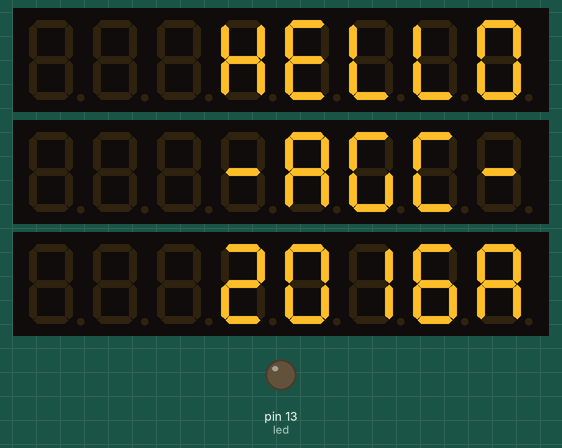
Simulated run of this sketch. Board: Arduino Uno, built with avr-gcc and run on an emulated ATmega328P. On the bench: 3 × 8-digit seven-segment display, output pins drawn as LEDs (lit = HIGH).

Above: at 3.7 s.
At 4.9 s:
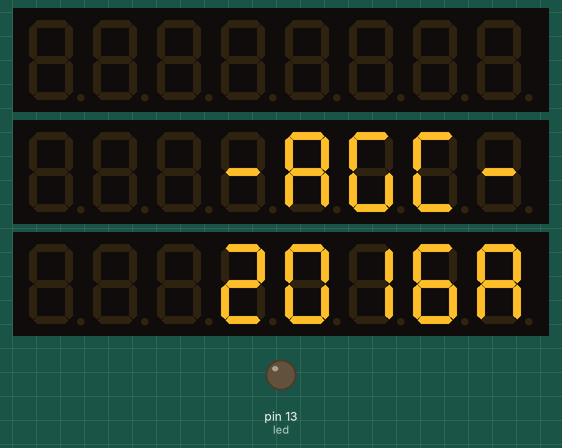
At 6.2 s:
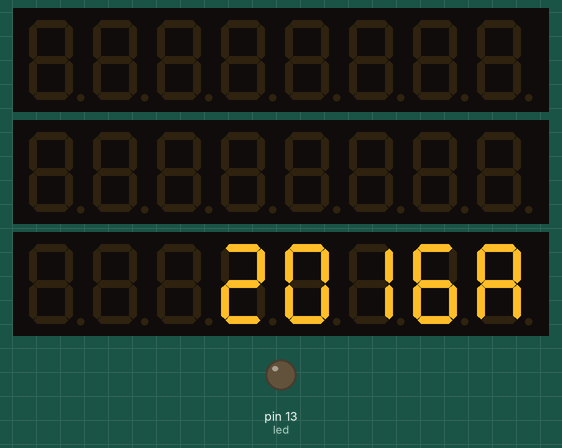
At 29.7 s:
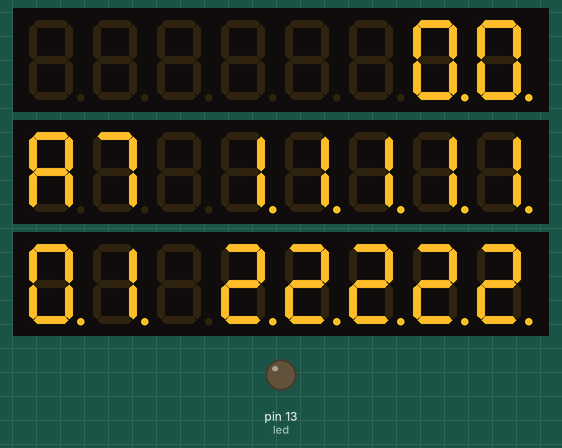
Timing chart, 0 to 40.0 s (numbered marks = the images above):
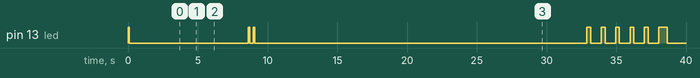

The sketch:

DSKYTEST1.ino
```cpp
//We always have to include the library
#include "LedControl.h"

/*
 Now we need a LedControl to work with.
 ***** These pin numbers will probably not work with your hardware *****
 pin 12 is connected to the DataIn
 pin 11 is connected to the CLK
 pin 10 is connected to LOAD
 We have only a single MAX72XX.
 */
//LedControl lc=LedControl(12,11,10,1);
/*changed pins for teensey 3.0
 pin 16 is connected to the DataIn
 pin 17 is connected to the CLK
 pin 18 is connected to LOAD
 */
//LedControl lc=LedControl(16, 17, 18, 4);
LedControl lc=LedControl(17, 16, 15, 3);

/* we always wait a bit between updates of the display */
unsigned long delaytime=250;

const int led = LED_BUILTIN;

void setup() {

    pinMode(led, OUTPUT);
  /*
   The MAX72XX is in power-saving mode on startup,
   we have to do a wakeup call
   */

   ///////////////////////////
  // LED REG1 setup:
  //////////////////////////
  lc.shutdown(0,false);
  /* Set the brightness to a medium values */
  lc.setIntensity(0,4);
  /* and clear the display */
  lc.clearDisplay(0);

   ///////////////////////////
  // LED REG2 setup:
  //////////////////////////
    lc.shutdown(1,false);
  /* Set the brightness to a medium values */
  lc.setIntensity(1,4);
  /* and clear the display */
  lc.clearDisplay(1);

  ///////////////////////////
  // LED REG3 setup:
  //////////////////////////
    lc.shutdown(2,false);
  /* Set the brightness to a medium values */
  lc.setIntensity(2,4);
  /* and clear the display */
  lc.clearDisplay(2);
}
void FLASH_LED(){
  digitalWrite(led, HIGH);
  delay(100);
  digitalWrite(led, LOW);

}
/*
 This method will display the characters for the
 word "Arduino" one after the other on digit 0.
 */
void HELLO_AGC() {
  lc.setChar(0,4,'H',false);
  delay(delaytime);
  lc.setChar(0,3,'E',false);
  delay(delaytime);
  lc.setChar(0,2,'L',false);
  delay(delaytime);
 lc.setChar(0,1,'L',false);
  delay(delaytime);
 lc.setChar(0,0,'0',false);
  delay(delaytime);

   lc.setChar(1,4,'-',false);
    delay(delaytime);
  lc.setChar(1,3,'a',false);
  delay(delaytime);
    lc.setRow(1,2,B01011110); //B01011110 = 'G'
   delay(delaytime);
 // lc.setChar(1,1,'C',false); //B01001110 = 'C'
      lc.setRow(1,1,B01001110);
     delay(delaytime);
   lc.setChar(1,0,'-',false);
    delay(delaytime);

  lc.setChar(2,4,'2',false);
   delay(delaytime);
  lc.setChar(2,3,'0',false);
   delay(delaytime);
  lc.setChar(2,2,'1',false);
   delay(delaytime);
  lc.setChar(2,1,'6',false);
     delay(delaytime);
    lc.setChar(2,0,'A',false);

  delay(delaytime*5);
  lc.clearDisplay(0);
  delay(delaytime*5);
  lc.clearDisplay(1);
  delay(delaytime*5);
  lc.clearDisplay(2);
    delay(delaytime*5);
}

/*
 This method will display the characters for the
 word "Arduino" one after the other on digit 0.
 */
void writeArduinoOn7Segment() {


  lc.setChar(0,0,'a',false);
  delay(delaytime);
  lc.setRow(0,0,0x05);
  delay(delaytime);
  lc.setChar(0,0,'d',false);
  delay(delaytime);
  lc.setRow(0,0,0x1c);
  delay(delaytime);
  lc.setRow(0,0,B00010000);
  delay(delaytime);
  lc.setRow(0,0,0x15);
  delay(delaytime);
  lc.setRow(0,0,0x1D);
  delay(delaytime);
  lc.clearDisplay(0);
    lc.clearDisplay(1);
  delay(delaytime*2);

  lc.setChar(1,0,'a',false);
  delay(delaytime);
    lc.setRow(1,0,B01011110); //B01011110 //= 'G'
   delay(delaytime);
  lc.setChar(1,0,'c',false);
     delay(delaytime);
   lc.setChar(1,0,'-',false);
    delay(delaytime);
     lc.clearDisplay(1);

  delay(delaytime);
  lc.setChar(2,0,'2',false);
   delay(delaytime);
  lc.setChar(2,0,'0',false);
   delay(delaytime);
  lc.setChar(2,0,'1',false);
   delay(delaytime);
  lc.setChar(2,0,'6',false);
    delay(delaytime*3);
    lc.clearDisplay(1);
}


//B01011110 //= 'G'
/*
  This method will scroll all the hexa-decimal
 numbers and letters on the display. You will need at least
 four 7-Segment digits. otherwise it won't really look that good.
 */
void scrollDigits() {
    for(int i=0;i<16;i++) {

    lc.setDigit(0,0,i,true);
    lc.setDigit(0,1,i+1,false);
    lc.setDigit(0,2,i+2,true);
    lc.setDigit(0,3,i+3,false);
    lc.setDigit(0,4,i+4,true);
    lc.setDigit(0,5,i+5,false);
    lc.setDigit(0,6,i+6,false);
    lc.setDigit(0,7,i+7,false);

    lc.setDigit(1,0,i,true);
    lc.setDigit(1,1,i+1,false);
    lc.setDigit(1,2,i+2,true);
    lc.setDigit(1,3,i+3,false);
    lc.setDigit(1,4,i+4,true);
    lc.setDigit(1,5,i+5,false);
    lc.setDigit(1,6,i+6,false);
    lc.setDigit(1,7,i+7,false);

    lc.setDigit(2,0,i,false);
    lc.setDigit(2,1,i+1,true);
    lc.setDigit(2,2,i+2,false);
    lc.setDigit(2,3,i+3,true);
    lc.setDigit(2,4,i+4,false);
    lc.setDigit(2,5,i+5,false);
    lc.setDigit(2,6,i+6,false);
    lc.setDigit(2,7,i+7,false);
    delay(delaytime);
  }
 //   lc.clearDisplay(0);
 //   lc.clearDisplay(1);
 //   lc.clearDisplay(2);
  delay(delaytime);
}
void AllDigits() {
    for(int i=0;i<16;i++) {


    lc.setDigit(0,7,i,false);
    lc.setDigit(0,6,i,false);
    lc.setDigit(0,5,i,false);
    lc.setDigit(0,4,i,false);
    lc.setDigit(0,3,i,false);
    lc.setDigit(0,2,i,false);
    lc.setDigit(0,1,i,false);
    lc.setDigit(0,0,i,false);

    lc.setDigit(1,7,i,false);
    lc.setDigit(1,6,i,false);
    lc.setDigit(1,5,i,false);
    lc.setDigit(1,4,i,false);
    lc.setDigit(1,3,i,true);
    lc.setDigit(1,2,i,false);
    lc.setDigit(1,1,i,true);
    lc.setDigit(1,0,i,false);

    lc.setDigit(2,7,i,false);
    lc.setDigit(2,6,i,false);
    lc.setDigit(2,5,i,false);
    lc.setDigit(2,4,i,true);
    lc.setDigit(2,3,i,false);
    lc.setDigit(2,2,i,true);
    lc.setDigit(2,1,i,false);
    lc.setDigit(2,0,i,true);
    delay(delaytime);
  }
  lc.clearDisplay(0);
    lc.clearDisplay(1);
      lc.clearDisplay(2);
  delay(delaytime);
}

void AllBalls() {
  for(int n=0;n<6;n++){
    for(int i=0;i<8;i++) {

    lc.setDigit(0,i,8,true);
    lc.setDigit(1,i,8,true);
    lc.setDigit(2,i,8,true);
     }
       digitalWrite(led, LOW);
      delay(delaytime*3);

      lc.clearDisplay(0);
      lc.clearDisplay(1);
      lc.clearDisplay(2);
        digitalWrite(led, HIGH);
        delay(delaytime);

  }
}

  void setLEDs() {

    for(int i=0;i<5;i++) {

      lc.setDigit(2,i,2,true);
       lc.setDigit(2,7,2,true);
       lc.setDigit(2,6,i,true);

       lc.setChar(1,7,'C',false);
       lc.setDigit(1,6,i+1,false);

      delay(delaytime*4);
    }

        for(int i=0;i<5;i++) {

       lc.setDigit(1,i,1,true);
       lc.setDigit(2,7,1,true);
       lc.setDigit(2,6,i,true);

       lc.setChar(1,7,'A',false);
       lc.setDigit(1,6,i+1,false);

      delay(delaytime*4);
    }

          for(int i=0;i<2;i++) {

       lc.setDigit(0,i,0,true);
       lc.setDigit(2,7,0,true);
       lc.setDigit(2,6,i,true);

       lc.setChar(1,7,'A',false);
       lc.setDigit(1,6,i+6,false);

      delay(delaytime*4);
    }

      lc.clearDisplay(0);
      lc.clearDisplay(1);
      lc.clearDisplay(2);
      delay(delaytime*5);
  }


void loop() {
   FLASH_LED();
  HELLO_AGC();
//  writeArduinoOn7Segment();
  FLASH_LED();
  delay(delaytime);
//  delay(delaytime);
  FLASH_LED();
  scrollDigits();

  AllDigits();
    delay(delaytime);

  setLEDs();
      delay(delaytime);
  AllBalls();
    delay(delaytime);
}
```

Measured:
- by itself, pin 13 (led): LOW → HIGH at 0.01 s, → LOW 0.10 s later, → HIGH 8.5 s later, → LOW 0.10 s later, … (18 changes in this stretch)
- what the display in image 0 shows lasts 1.3 s, from 3.6 s to 4.9 s
